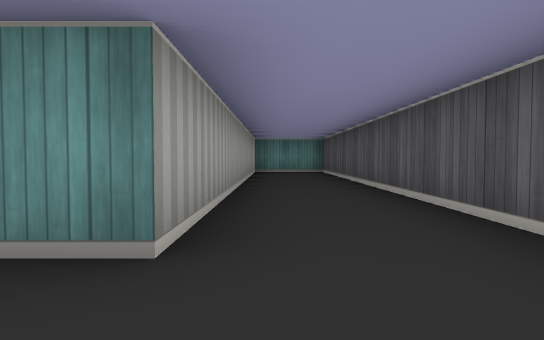
view 1 (above)

20 first-person views from a walk through a cub3D level. The camera is about half as high as the walls, tilts 2° down and sees 75° across. The floor is counted in squares. Each view is taken from the middle of a square. On the plan, view 1 faces up. The plan holds only what a view shows up to about 9 squares ahead; the rest is blank.

view 2
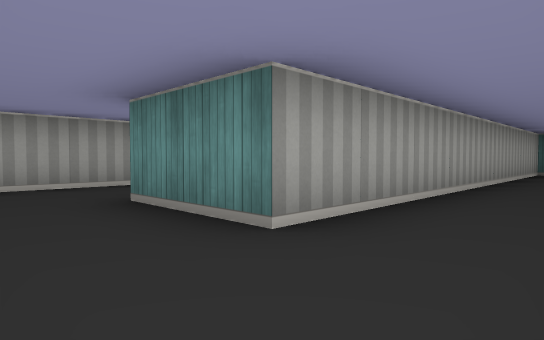

view 3
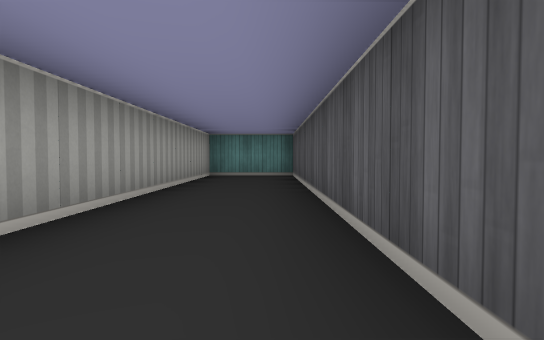

view 4
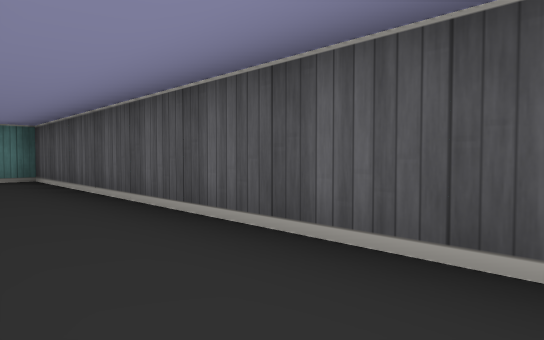

view 5
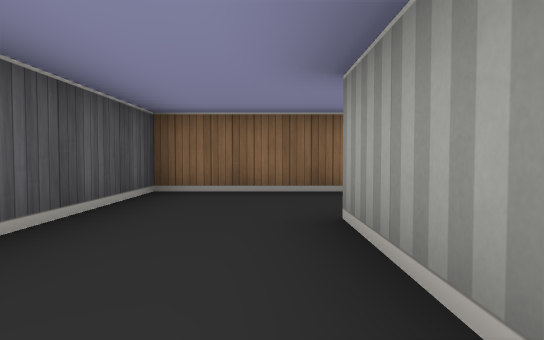

view 6
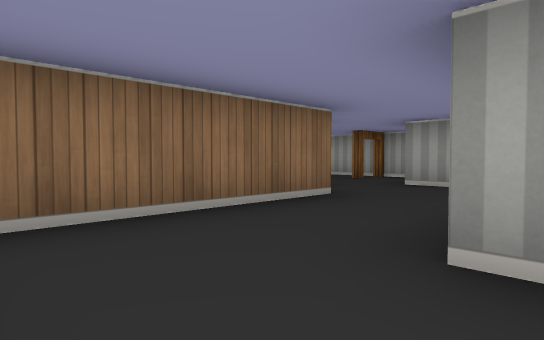

view 7
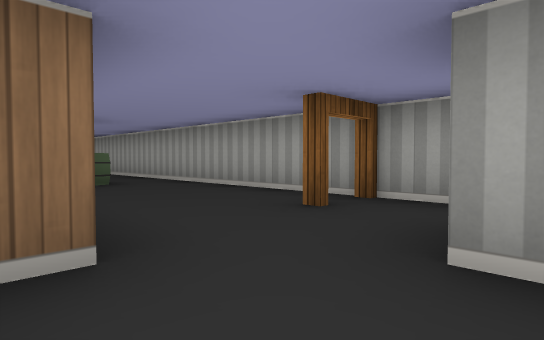

view 8
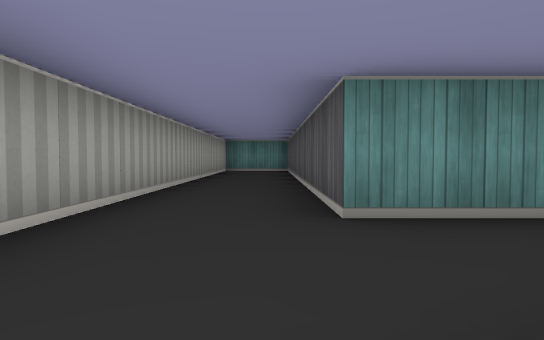

view 9
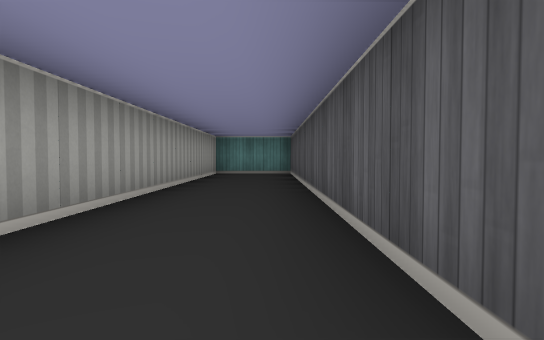

view 10
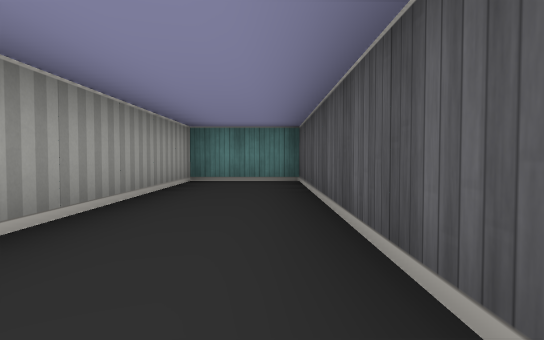

view 11
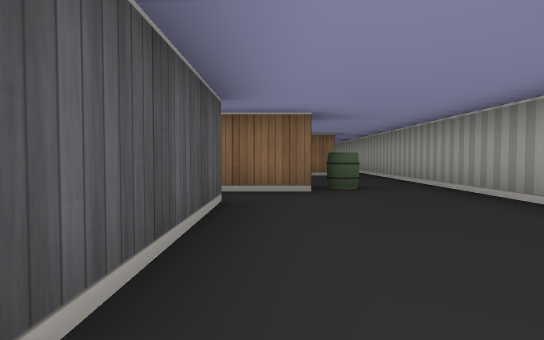

view 12
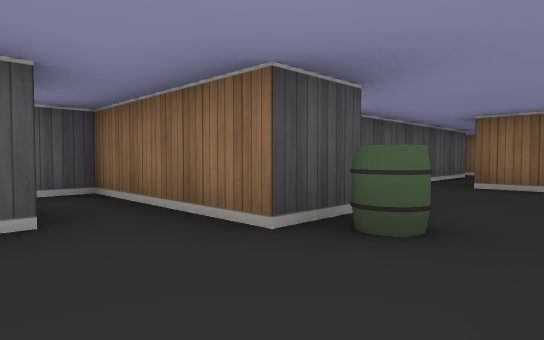

view 13
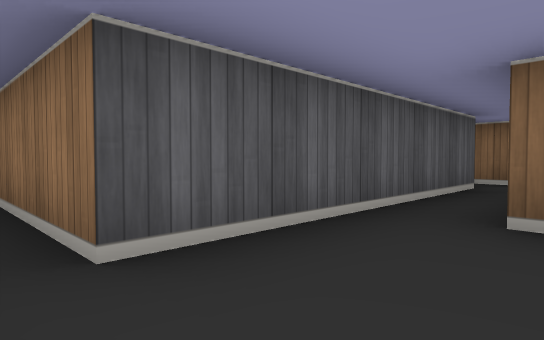

view 14
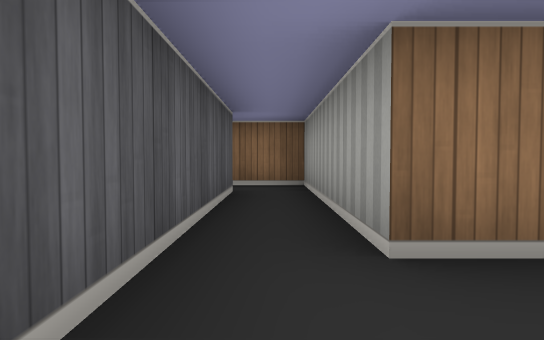

view 15
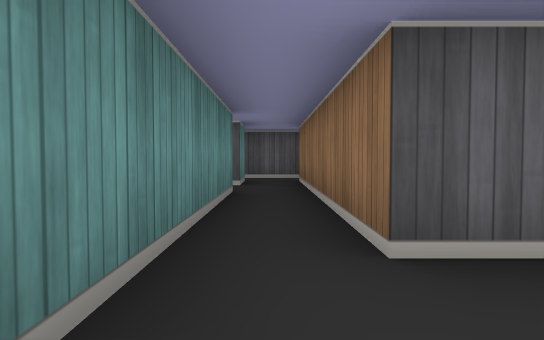

view 16
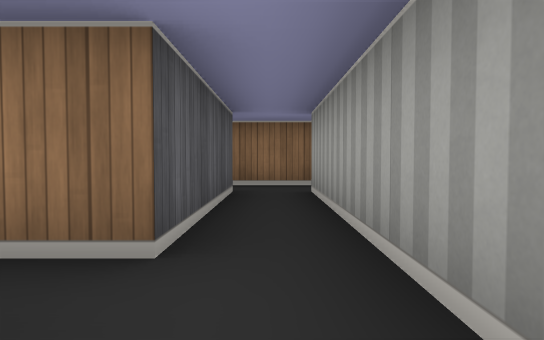

view 17
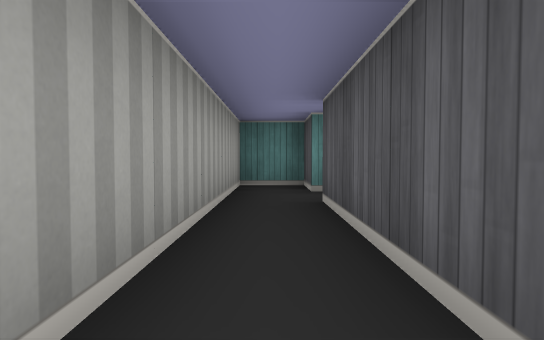

view 18
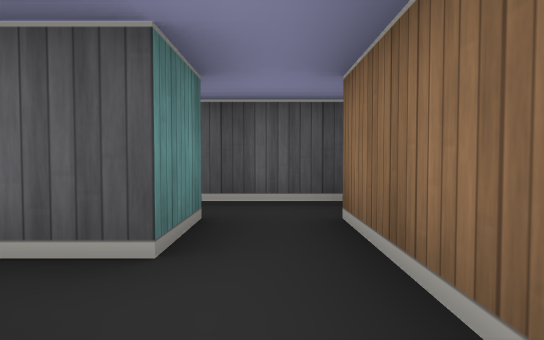

view 19
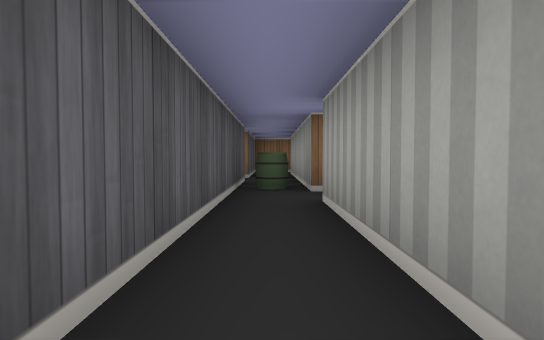

view 20
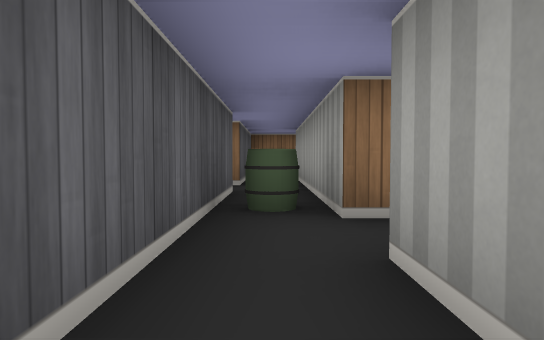

### Floor plan
Ten units are one square. View 1 is at (0, 0); x grows to the right and y downward. Boxes are objects, and circles mark ways between rooms. Rooms are numbered by the first view taken in them; rooms with no view inside come last. Other rooms are left out.
<svg viewBox="-70 -110 105 250">
<path fill="none" stroke="#000" d="M-4 5 15 5 15 -105 -5 -105 -5 -15M-26 5 -4 5M-5 -15 -25 -15 -25 -105 -45 -105 -45 5M-65 11 -65 56M-35 46 -35 15 -31 15M-45 55 -25 55M-55 95 -45 95 -45 135 -31 135M-65 56 -65 100M-5 65 -45 65 -45 55M-35 126 -35 75 -5 75M15 65 5 65 5 35 15 35M-5 75 15 75M5 25 5 15 -5 15 -5 65M15 35 15 65M25 75 25 36M25 95 25 75M15 75 15 104"/>
<rect x="-55" y="55" width="10" height="10" fill="#bbb"><title>barrel</title></rect>
<rect x="15" y="75" width="10" height="10" fill="#bbb"><title>barrel</title></rect>
<circle cx="-15" cy="-5" r="3" fill="#2a7"/>
<circle cx="-55" cy="60" r="3" fill="#2a7"/>
<circle cx="-10" cy="70" r="3" fill="#2a7"/>
<circle cx="10" cy="30" r="3" fill="#2a7"/>
<circle cx="10" cy="70" r="3" fill="#2a7"/>
<circle cx="20" cy="85" r="3" fill="#2a7"/>
<text x="0" y="-50">1</text>
<text x="-40" y="-20">2</text>
<text x="-40" y="80">3</text>
<text x="0" y="50">4</text>
<text x="20" y="50">5</text>
<text x="20" y="90">6</text>
</svg>
Room 1 opens to room 2. Room 2 opens to room 3. Room 3 opens to room 4. Room 4 opens to room 5. Room 5 opens to room 6.

Where each view was taken, in squares from view 1:
view 1: 0 up, 0 right, facing up
view 2: 0 up, 1 right, facing up-left
view 3: 2 up, 1 right, facing up
view 4: 3 up, 0 right, facing up-right
view 5: 4 up, 0 right, facing down
view 6: 2 up, 1 right, facing down-left
view 7: 0 up, 3 left, facing down-left
view 8: 1 down, 3 left, facing up
view 9: 1 up, 3 left, facing up
view 10: 4 up, 3 left, facing up
view 11: 1 down, 4 left, facing down
view 12: 4 down, 6 left, facing down-right
view 13: 7 down, 5 left, facing down-right
view 14: 8 down, 4 left, facing down
view 15: 7 down, 5 left, facing right
view 16: 2 down, 0 right, facing down
view 17: 7 down, 0 right, facing up
view 18: 7 down, 1 left, facing right
view 19: 3 down, 2 right, facing down
view 20: 5 down, 2 right, facing down
